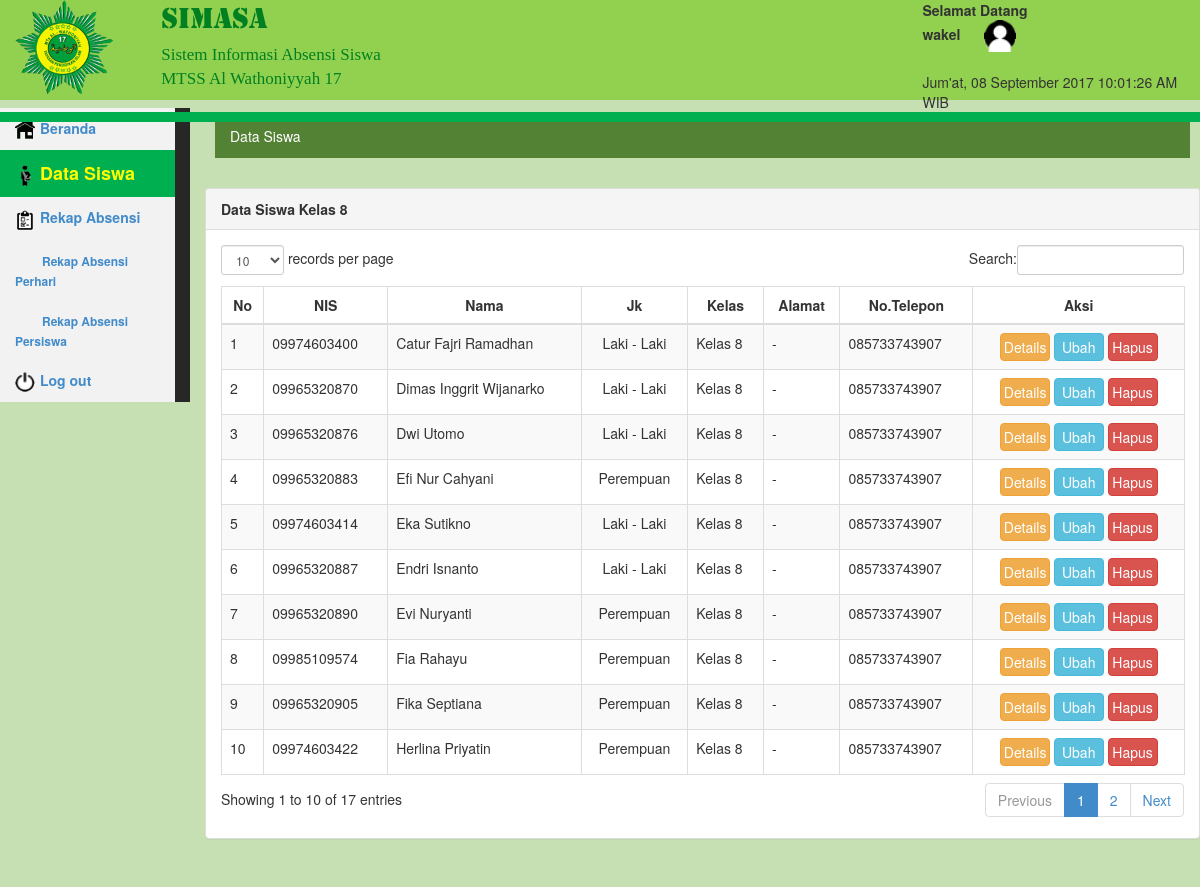
/media.php?module=siswa_wali_kelas&kls=11 (signed in), run on the app's committed database.
### tables this page shows
CREATE TABLE `kelas` (
  `idk` int(10) NOT NULL AUTO_INCREMENT,
  `id_kelas` int(10) NOT NULL,
  `nama_kelas` varchar(50) NOT NULL,
  `idw` int(11) DEFAULT NULL,
  PRIMARY KEY (`idk`),
  KEY `idk` (`idk`)
);

CREATE TABLE `siswa` (
  `ids` int(10) NOT NULL AUTO_INCREMENT,
  `nis` varchar(50) NOT NULL,
  `nama` varchar(100) NOT NULL,
  `jk` varchar(2) NOT NULL,
  `alamat` text NOT NULL,
  `idk` int(10) NOT NULL,
  `tlp` varchar(20) NOT NULL,
  `email` varchar(100) DEFAULT NULL,
  `bapak` varchar(50) NOT NULL,
  `k_bapak` varchar(50) NOT NULL,
  `ibu` varchar(50) NOT NULL,
  `k_ibu` varchar(50) NOT NULL,
  `pass` text NOT NULL,
  `id_usergroup` int(11) DEFAULT NULL,
  PRIMARY KEY (`ids`)
);

### module/siswa/siswa_data.php (the view, shortened to what this page needs)
<?php
include('config/conn.php');
    if(isset($_POST['kls'])){
        $kelas = $_POST['kls'];
    }else
    if(isset($_GET['kls'])){
        $kelas = $_GET['kls'];
    }else{
        $kelas = 'semua';
    }
    $res        = mysqli_query($conn, "SELECT nama_kelas from kelas WHERE idk = '$kelas'");
    $data_res   = $res->fetch_array();
    $nama_kelas = $data_res[0];
    $title_panel      = $kelas == 'semua'? 'Data Siswa semua kelas': 'Data Siswa '.$nama_kelas;
?>
<link rel="stylesheet" href="css/beranda.css">
<div class="row" style="margin:10px">
    <div id="">
        <ol class="breadcrumb">
            <li class="link_breadcrumb" href="#">Data Siswa </li>
        </ol>
    </div>
</div>
<div class="row">
    <div class="col-lg-12">
        <div class="panel panel-default">
            <div class="panel-heading" style="font-weight:bold">
                <?php echo $title_panel;
                ?>
            </div>
            <div class="panel-body">
                <div class="table-responsive">
                    <table class="table table-striped table-bordered table-hover" id="table_data">
                        <thead>
                            <tr>
                                <th class="text-center">No</th>
                                <th class="text-center">NIS</th>
                                <th class="text-center" width="20%">Nama</th>
                                <th class="text-center">Jk</th>
                                <th class="text-center">Kelas</th>
                                <th class="text-center">Alamat</th>
                                <th class="text-center">No.Telepon</th>
                                <th class="text-center">Aksi</th>
                            </tr>
                        </thead>
                        <tbody>
<?php
    $no     = 1;
    if($kelas == "semua")
    {
    	$sql = mysqli_query($conn,"SELECT siswa.*, kelas.nama_kelas FROM siswa JOIN kelas ON kelas.idk = siswa.idk");
    }
    else
    {
    	$sql = mysqli_query($conn,"SELECT siswa.*, kelas.nama_kelas FROM siswa JOIN kelas ON kelas.idk = siswa.idk WHERE kelas.idk='$kelas'");
    }
    if($sql){
        while($rs = mysqli_fetch_array($sql) ) {
    		$sqlw = mysqli_query($conn,"select * from kelas where idk='$rs[idk]'");
    		$rsw  = mysqli_fetch_array($sqlw);
    		$sqlb = mysqli_query($conn,"select * from sekolah where id='$rsw[idk]'");
    		$rsb  = mysqli_fetch_array($sqlb);
            if($_SESSION['level']=="admin_guru"){
                if($rsb['id']==$_SESSION['id']){
            ?>
                    <tr class="odd gradeX">
                        <td><?php echo $no;  ?></td>
                        <td><?php echo $rs['nis'];  ?></td>
                        <td><?php echo $rs['nama'];  ?></td>
            <?php
            if($rs['jk']=="L"){
            ?>
                        <td class="text-center">Laki - Laki</td>
            <?php
            }else{
            ?>
                        <td class="text-center">Perempuan</td>
            <?php
            }
            ?>
                        <td><?php echo $rs['nama_kelas'];  ?></td>
                        <td><?php echo $rs['alamat'];  ?></td>
                        <td><?php echo $rs['tlp'];  ?></td>
                        <td class="text-center">
                    		<a href="./././media.php?module=input_siswa&act=edit&ids=<?php echo $rs['ids'] ?>">
                    	   	   <button type="button" class="btn btn-info btn-aksi">Ubah</button>
                            </a>
                            <a href="././module/simpan.php?act=hapus&ids=<?php echo $rs['ids'] ?>">
                               <button type="button" class="btn btn-danger btn-aksi"><span class="glyphicon glyphicon-trash"></button></a>
                            </a>
                        </td>
                    </tr>
            <?php
            }
            }else{
            ?>
                    <tr class="odd gradeX">
                        <td><?php echo $no;  ?></td>
                        <td><?php echo $rs['nis'];  ?></td>
                        <td><?php echo $rs['nama'];  ?></td>
            <?php
            if($rs['jk']=="L"){
            ?>
                        <td class="text-center">Laki - Laki</td>
            <?php
            }else{
             ?>
                        <td class="text-center">Perempuan</td>
            <?php
            }
            ?>
                        <td><?php echo $rs['nama_kelas'];  ?></td>
                        <td><?php echo $rs['alamat'];  ?></td>
                        <td><?php echo $rs['tlp'];  ?></td>
                        <td class="text-center">
        				    <a href="./././media.php?module=siswa_detail&act=details&ids=<?php echo $rs['ids'] ?>">
        						<button type="button" class="btn btn-warning btn-aksi">Details</button>
                            </a>
        					<a href="./././media.php?module=siswa_input&act=edit&ids=<?php echo $rs['ids'] ?>">
        						<button type="button" class="btn btn-info btn-aksi">Ubah</button>
                            </a>
                               <button onclick="hapus_data(<?php echo $rs['ids'] ?>, <?php echo $rs['idk']; ?>)" id="btnHapusSiswa" type="button" class="btn btn-danger btn-aksi">Hapus</button>
    					</td>
                    </tr>
            <?php
            }
            $no++;
        }
        }
        ?>
                        </tbody>
                    </table>
                </div>
            </div>
        </div>
    </div>
</div>

### css/sb-admin.css (style rules this page uses)
body { padding-top: 100px; background-color: #f8f8f8; }
@media (min-width:768px) { body { padding-top: 50px; } }

### css/media.css (style rules this page uses)
.btn-aksi { width: 50px; padding: 3px; }

### css/beranda.css (style rules this page uses)
.breadcrumb { background-color: #548235; height: 40px; border-radius: 0px; }
.link_breadcrumb { color: #ffffff; }

### data on the page
kelas: nama_kelas "Data Siswa Kelas 8"
siswa: nis "09974603400", nama "Catur Fajri Ramadhan", jk "Laki - Laki", kelas.nama_kelas "Kelas 8", alamat "-", tlp "085733743907"
siswa: nis "09965320870", nama "Dimas Inggrit Wijanarko", jk "Laki - Laki", kelas.nama_kelas "Kelas 8", alamat "-", tlp "085733743907"
siswa: nis "09965320876", nama "Dwi Utomo", jk "Laki - Laki", kelas.nama_kelas "Kelas 8", alamat "-", tlp "085733743907"
siswa: nis "09965320883", nama "Efi Nur Cahyani", jk "Perempuan", kelas.nama_kelas "Kelas 8", alamat "-", tlp "085733743907"
siswa: nis "09974603414", nama "Eka Sutikno", jk "Laki - Laki", kelas.nama_kelas "Kelas 8", alamat "-", tlp "085733743907"
siswa: nis "09965320887", nama "Endri Isnanto", jk "Laki - Laki", kelas.nama_kelas "Kelas 8", alamat "-", tlp "085733743907"
siswa: nis "09965320890", nama "Evi Nuryanti", jk "Perempuan", kelas.nama_kelas "Kelas 8", alamat "-", tlp "085733743907"
siswa: nis "09985109574", nama "Fia Rahayu", jk "Perempuan", kelas.nama_kelas "Kelas 8", alamat "-", tlp "085733743907"
siswa: nis "09965320905", nama "Fika Septiana", jk "Perempuan", kelas.nama_kelas "Kelas 8", alamat "-", tlp "085733743907"
siswa: nis "09974603422", nama "Herlina Priyatin", jk "Perempuan", kelas.nama_kelas "Kelas 8", alamat "-", tlp "085733743907"

### other printed values
$_SESSION['nama_login'] "wakel"
$hari "Jum'at"
